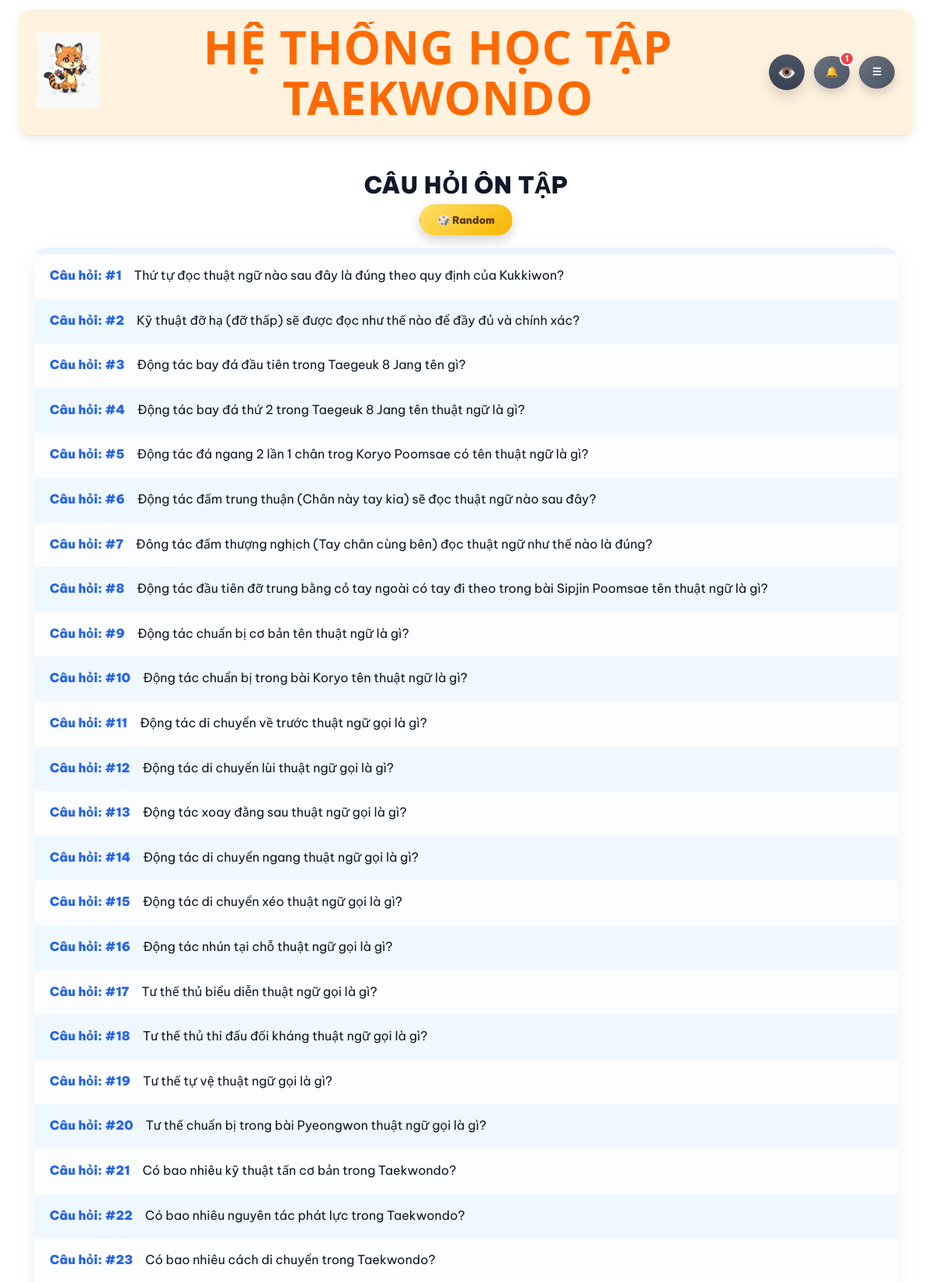
The app's page /exam (signed in, upper part) with its own data.
### Hệ thống ôn tập Taekwondo-DB.py (models this page shows)
class Question(db.Model):
    id = db.Column(db.Integer, primary_key=True)
    topic_id = db.Column(db.Integer, db.ForeignKey("topic.id"), nullable=True)
    topic = db.relationship("Topic")
    folder_id = db.Column(db.Integer, db.ForeignKey("folder.id"), nullable=True)
    folder = db.relationship("Folder")
    type = db.Column(db.String(20), default="mcq")   # mcq / boolean / multi
    text = db.Column(db.Text, nullable=False)
    member_plans = db.Column(db.String(100), default="FREE,BASIC,PRO,VIP")
    answer_1 = db.Column(db.Text)
    answer_2 = db.Column(db.Text)
    answer_3 = db.Column(db.Text)
    answer_4 = db.Column(db.Text)
    answer_5 = db.Column(db.Text)
    answer_6 = db.Column(db.Text)
    answer_7 = db.Column(db.Text)
    answer_8 = db.Column(db.Text)
    answer_9 = db.Column(db.Text)
    answer_10 = db.Column(db.Text)
    answer_11 = db.Column(db.Text)
    answer_12 = db.Column(db.Text)
    answer_count = db.Column(db.Integer, default=0)
    correct_indexes = db.Column(db.Text)         # ví dụ: "3" hoặc "2,3,4"
    correct_answers_text = db.Column(db.Text)    # ví dụ: "đá vòng" hoặc "đá ngang||đá vòng||đá lái"

### Hệ thống ôn tập Taekwondo-DB.py (the view)
@app.route("/exam")
@login_required
def exam_home():
    all_questions = (
        Question.query
        .join(Folder, Question.folder_id == Folder.id)
        .filter(
            Folder.level == 3,
            Folder.is_active_practice == 1
        )
        .order_by(Question.id.asc())
        .all()
    )
    questions = []
    for q in all_questions:
        folder = q.folder
        if not can_access_plans(folder.member_plans):
            continue
        if not can_access_plans(q.member_plans):
            continue
        questions.append(q)
    return render_template(
        "admin_exam.html",
        questions=questions
    )

### Hệ thống ôn tập Taekwondo-DB.py (called while the page is built, shortened)
def now_vn():
    return datetime.now(VN_TZ)

@app.before_request
def force_change_password():
    if not current_user.is_authenticated:
        return
    allowed = [
        "account",
        "account_change_password",
        "logout",
        "static"
    ]
    if current_user.must_change_password:
        if request.endpoint not in allowed:
            return redirect(url_for("account"))

@app.context_processor
def inject_year():
    return {"current_year": datetime.now().year}

@app.context_processor
def inject_header_notifications():
    items = []
    unread_count = 0
    try:
        if current_user.is_authenticated:
            cleanup_old_notifications(30)
            if current_user.role == "admin":
                all_admin_items = (
                    Notification.query
                    .filter_by(role="admin")
                    .order_by(Notification.created_at.desc(), Notification.id.desc())
                    .all()
                )
                sorted_items = sorted(all_admin_items, key=admin_notification_priority)
                items = sorted_items[:10]
                unread_count = sum(1 for x in all_admin_items if not x.is_read)
    except Exception as e:
        print("[inject_header_notifications] ERROR:", e)
    return dict(
        header_notifications=items,
        header_notification_unread=unread_count
    )

@app.context_processor
def inject_member_plan_cards():
    try:
        if current_user.is_authenticated:
            return {
                "member_plan_cards": build_member_plan_cards_for_user(current_user),
                "payment_bank_setting": get_active_bank_setting(),
            }
    except Exception as e:
        print("[inject_member_plan_cards] ERROR:", e)
    return {
        "member_plan_cards": [],
        "payment_bank_setting": get_active_bank_setting(),
    }

def admin_notification_priority(n):
    action = (n.action_type or "").strip().lower()
    if action == "renew_request" and not bool(n.is_done):
        return (0, -(n.id or 0))
    if action == "feedback" and not bool(n.is_read) and not bool(n.is_done):
        return (1, -(n.id or 0))
    if action == "renew_request" and bool(n.is_done):
        return (2, -(n.id or 0))
    if action == "feedback":
        return (3, -(n.id or 0))
    return (9, -(n.id or 0))

@login_manager.user_loader
def load_user(user_id):
    return db.session.get(User, int(user_id))

### templates/admin_exam.html (shortened to what this page needs)
{% extends "base.html" %}
{% block body_class %}page-admin-exam{% endblock %}
{% block page_css %}
  <link rel="stylesheet" href="{{ url_for('static', filename='css/admin_exam.css') }}">
{% endblock %}
{% block content %}
<div class="exam-wrapper">
  <div class="exam-header">
    <h2 class="exam-title">CÂU HỎI ÔN TẬP</h2>
    <button type="button"
            class="ui-btn ui-btn--warn ui-btn--sm"
            id="btnRandom"
            title="Bốc thăm câu hỏi">
      🎲 Random
    </button>
  </div>
  <div class="exam-list" id="examList">
    {% for q in questions %}
      <div class="exam-row" data-qid="{{ q.id }}">
        <div class="exam-id">Câu hỏi: #{{ q.id }}</div>
        <div class="exam-text">{{ q.text }}</div>
      </div>
    {% endfor %}
  </div>
</div>
{% endblock %}

### static/css/base.css (style rules this page uses)
* { box-sizing: border-box; font-family: Arial, Helvetica, sans-serif; }
html, body { margin:0; padding:0; height:100%; overflow:auto; }
body { min-height: 100vh; font-family: "Segoe UI", sans-serif; color: #222; background: none; }
:root { --font-main: "Be Vietnam Pro", system-ui, -apple-system, "Segoe UI", Roboto, "Helvetica Neue", Arial, "Noto Sans", "Liberation Sans", sans-serif; }
html, body { font-family: var(--font-main) !important; text-rendering: geometricPrecision; -webkit-font-smoothing: antialiased; -moz-osx-font-smoothing: grayscale; }
*, *::before, *::after { font-family: inherit; }
button, input, select, textarea { font-family: inherit !important; }
h1, h2, h3, h4, h5, h6 { font-family: inherit !important; }

### static/css/login.css (style rules this page uses)
.ui-btn { display:inline-flex; align-items:center; justify-content:center; gap: 8px; padding: 10px 12px; border-radius: 12px; font-weight: 700; border: 1px solid rgba(0,0,0,0.10); text-decoration:none; cursor:pointer; }

### static/css/ui.css (style rules this page uses)
:root { --ui-radius-pill: 999px; --ui-radius-12: 12px; --ui-radius-14: 14px; --ui-radius-18: 18px; --ui-blue-1:#2563eb; --ui-blue-2:#3b82f6; --ui-green-1:#16a34a; --ui-green-2:#22c55e; --ui-red-1:#ef4444; --ui-red-2:#dc2626; --ui-gray-1:#6b7280; --ui-gray-2:#4b5563; --ui-yellow-1:#ffe066; --ui-yellow-2:#f7b500; --ui-pink-1:#fda4af; --ui-pink-2:#fb7185; --ui-shadow-main: 0 6px 14px rgba(0,0,0,.18); --ui-shadow-soft: 0 14px 30px rgba(0,0,0,.10); --ui-focus-ring: 0 0 0 4px rgba(37,99,235,.14); }
.ui-btn { appearance:none; border: 1px solid transparent; cursor:pointer; display:inline-flex; align-items:center; justify-content:center; gap:8px; height: 46px; width:46px; padding: 0 18px; border-radius: var(--ui-radius-pill); font-size:14px; font-weight:900; line-height:1; color:#fff; background:linear-gradient(135deg,var(--ui-blue-1),var(--ui-blue-2)); box-shadow: var(--ui-shadow-main); transition: transform .16s ease, filter .16s ease, box-shadow .16s ease; text-decoration: none; user-select: none; box-sizing: border-box; }
.ui-btn--warn { background:linear-gradient(135deg,var(--ui-yellow-1),var(--ui-yellow-2)); color:#5a3a00; }
.ui-btn--sm { height: 40px; width:120px; padding: 0 14px; font-size: 13px; font-weight: 900; }

### static/css/result.css (style rules this page uses)
:root { --rs-text: #111827; --rs-muted:#6b7280; --rs-red:#e53935; --rs-orange:#ea580c; --rs-border:#e5e7eb; --rs-card:#ffffff; --rs-soft-blue:#f7fbff; --rs-soft-blue-bd:#e3eef8; --rs-shadow: 0 20px 50px rgba(0,0,0,.18); }

### static/css/mobile.css (style rules this page uses)
:root { --m-gap: 12px; --m-gap-sm: 10px; --m-radius: 14px; --m-radius-lg: 18px; --m-font-xs: 12px; --m-font-sm: 13px; --m-font-md: 14px; --m-font-lg: 16px; --m-font-xl: 18px; --m-font-2xl: 22px; --m-header-h: 74px; --m-btn-h: 44px; --m-input-h: 44px; }
html { -webkit-text-size-adjust: 100%; }

### static/css/admin_exam.css (style rules this page uses)
.page-admin-exam .exam-wrapper { width: 100%; max-width: none; padding: 24px 32px 40px; box-sizing: border-box; }
.page-admin-exam .exam-header { display:flex; flex-direction: column; align-items:center; gap: 8px; margin-bottom: 16px; }
.page-admin-exam .exam-title { margin: 0; text-align:center; font-size: 30px; font-weight: 900; color:#0f172a; letter-spacing: .5px; line-height: 1.15; }
.page-admin-exam .exam-list { width: 100%; background: #eaf4ff; border-radius: 16px; padding: 8px 0; box-shadow: 0 8px 30px rgba(0,0,0,.06); overflow: hidden; }
.page-admin-exam .exam-row { display:flex; gap: 16px; align-items:flex-start; padding: 16px 20px; font-size: 16px; line-height: 1.6; cursor: pointer; transition: background .2s ease, transform .15s ease; }
.page-admin-exam .exam-row:nth-child(odd) { background: rgba(255,255,255,.85); }
.page-admin-exam .exam-row:nth-child(even) { background: rgba(240,249,255,.90); }
.page-admin-exam .exam-id { min-width: 72px; font-weight: 900; color:#2563eb; white-space: nowrap; }
.page-admin-exam .exam-text { flex: 1; color:#0f172a; }

### records on screen
Question: id "1", text "Thứ tự đọc thuật ngữ nào sau đây là đúng theo quy định của Kukkiwon?"
Question: id "2", text "Kỹ thuật đỡ hạ (đỡ thấp) sẽ được đọc như thế nào để đầy đủ và chính xác?"
Question: id "3", text "Động tác bay đá đầu tiên trong Taegeuk 8 Jang tên gì?"
Question: id "4", text "Động tác bay đá thứ 2 trong Taegeuk 8 Jang tên thuật ngữ là gì?"
Question: id "5", text "Động tác đá ngang 2 lần 1 chân trog Koryo Poomsae có tên thuật ngữ là gì?"
Question: id "6", text "Động tác đấm trung thuận (Chân này tay kia) sẽ đọc thuật ngữ nào sau đây?"
Question: id "7", text "Đông tác đấm thượng nghịch (Tay chân cùng bên) đọc thuật ngữ như thế nào là đúng?"
Question: id "8", text "Động tác đầu tiên đỡ trung bằng cỏ tay ngoài có tay đi theo trong bài Sipjin Poomsae tên thuật ngữ là gì?"
Question: id "9", text "Động tác chuẩn bị cơ bản tên thuật ngữ là gì?"
Question: id "10", text "Động tác chuẩn bị trong bài Koryo tên thuật ngữ là gì?"
Question: id "11", text "Động tác di chuyển về trước thuật ngữ gọi là gì?"
Question: id "12", text "Động tác di chuyển lùi thuật ngữ gọi là gì?"
Question: id "13", text "Động tác xoay đằng sau thuật ngữ gọi là gì?"
Question: id "14", text "Động tác di chuyển ngang thuật ngữ gọi là gì?"
Question: id "15", text "Động tác di chuyển xéo thuật ngữ gọi là gì?"
Question: id "16", text "Động tác nhún tại chỗ thuật ngữ gọi là gì?"
Question: id "17", text "Tư thế thủ biểu diễn thuật ngữ gọi là gì?"
Question: id "18", text "Tư thế thủ thi đấu đối kháng thuật ngữ gọi là gì?"
Question: id "19", text "Tư thế tự vệ thuật ngữ gọi là gì?"
Question: id "20", text "Tư thế chuẩn bị trong bài Pyeongwon thuật ngữ gọi là gì?"
Question: id "21", text "Có bao nhiêu kỹ thuật tấn cơ bản trong Taekwondo?"
Question: id "22", text "Có bao nhiêu nguyên tác phát lực trong Taekwondo?"
Question: id "23", text "Có bao nhiêu cách di chuyển trong Taekwondo?"

### other values on screen
{{ header_notification_unread }} "1"
